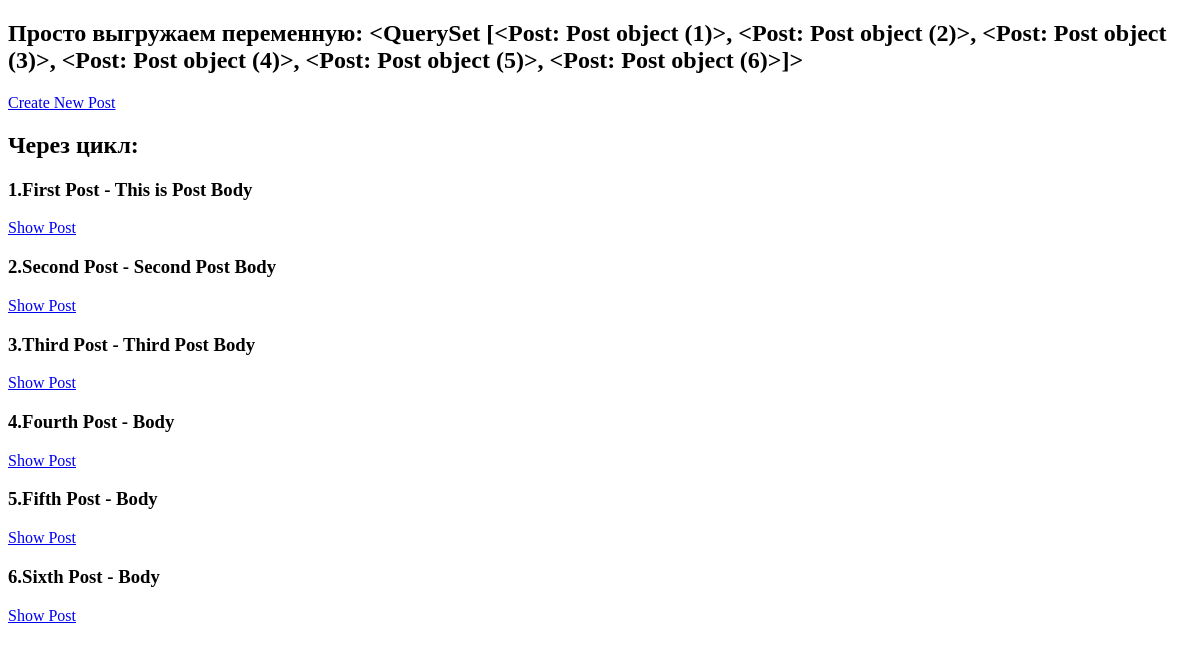
Page /blog/posts on the earlier database version.
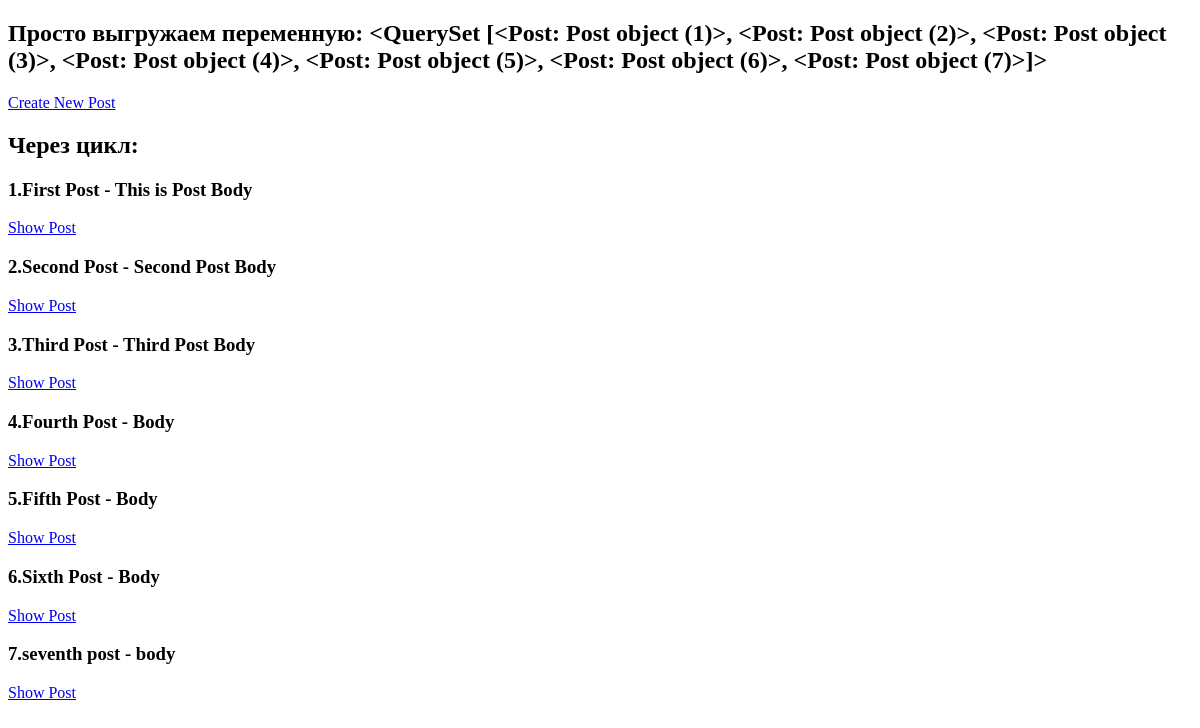
Same page on the later database version.
### blogapp/models.py (models this page shows)
class Post(models.Model):
    title = models.CharField(max_length=100)
    author = models.ForeignKey(User, on_delete=models.CASCADE)
    body = models.TextField()
    created_at = models.DateTimeField(auto_now_add=True)

### blogapp/views.py (the view)
# urls.py: path('posts', PostListView.as_view(), name='post_list_url'),
class PostListView(ListView):
    model = Post
    context_object_name = 'posts'  # Под каким именем данные будут отзыватся в html
    template_name = 'post_list_template.html'

### templates/post_list_template.html (shortened to what this page needs)
<!DOCTYPE html>
<html lang="en">
<head>
</head>
<body>
    <h2>Просто выгружаем переменную: {{ posts }}</h2>
    <a href="{% url 'post_create_url' %}">Create New Post</a>
    <h2>Через цикл:</h2>
    {% for post in posts %}
        <h3>{{ post.id }}.{{ post.title }} - {{ post.body }}</h3>
        <a href="{% url 'post_detail_url' post.id %}">Show Post</a>
    {% endfor %}
</body>
</html>

Differences in the rows shown:
computed for Post "First Post": id "…(5)>, <Post: Post object (6)>]>" → "…(5)>, <Post: Post object (6)>, <Post: Post object (7)>]>"
added Post: id "7", title "seventh post", body "body"
